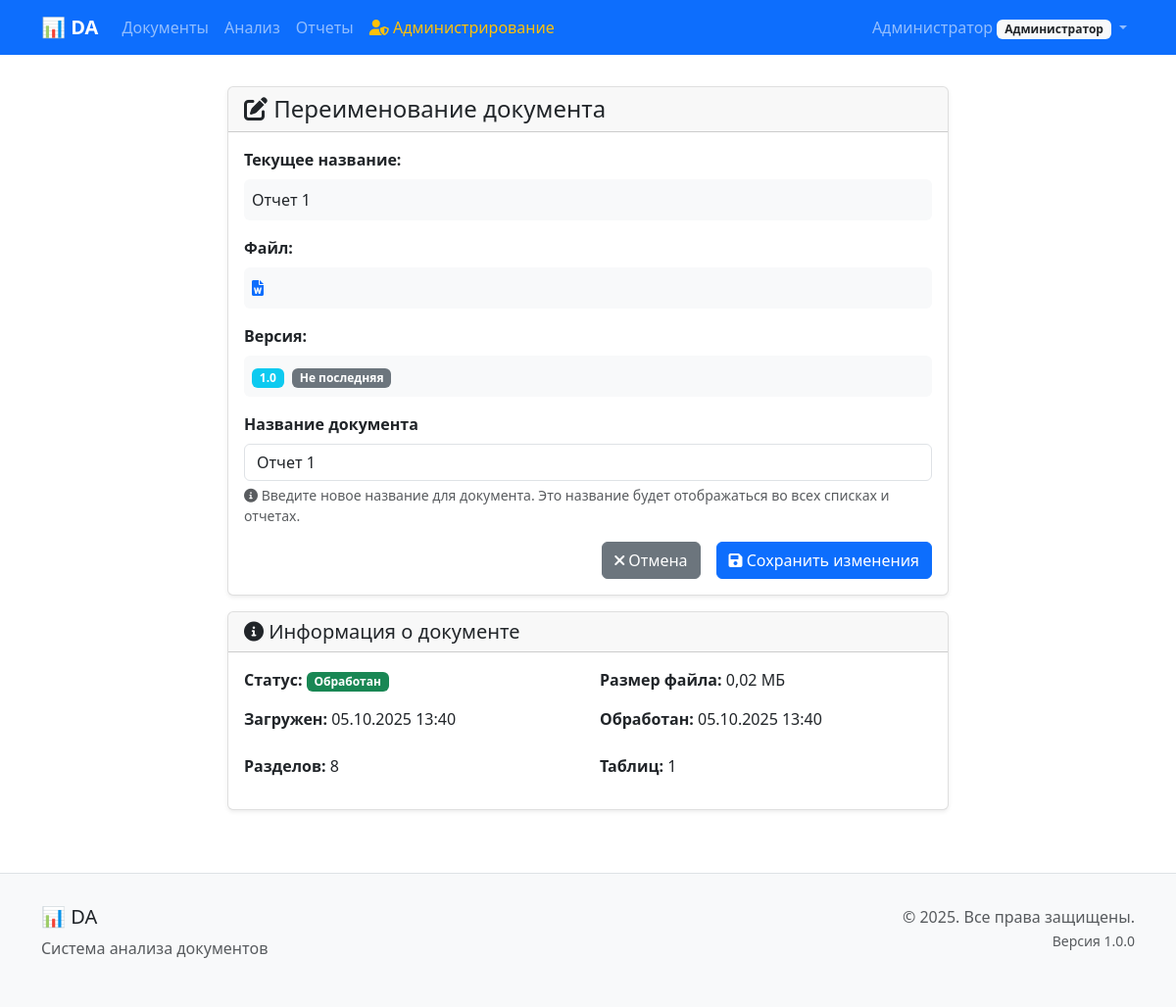
Before: /documents/93/rename/ (signed in) with the older database file.
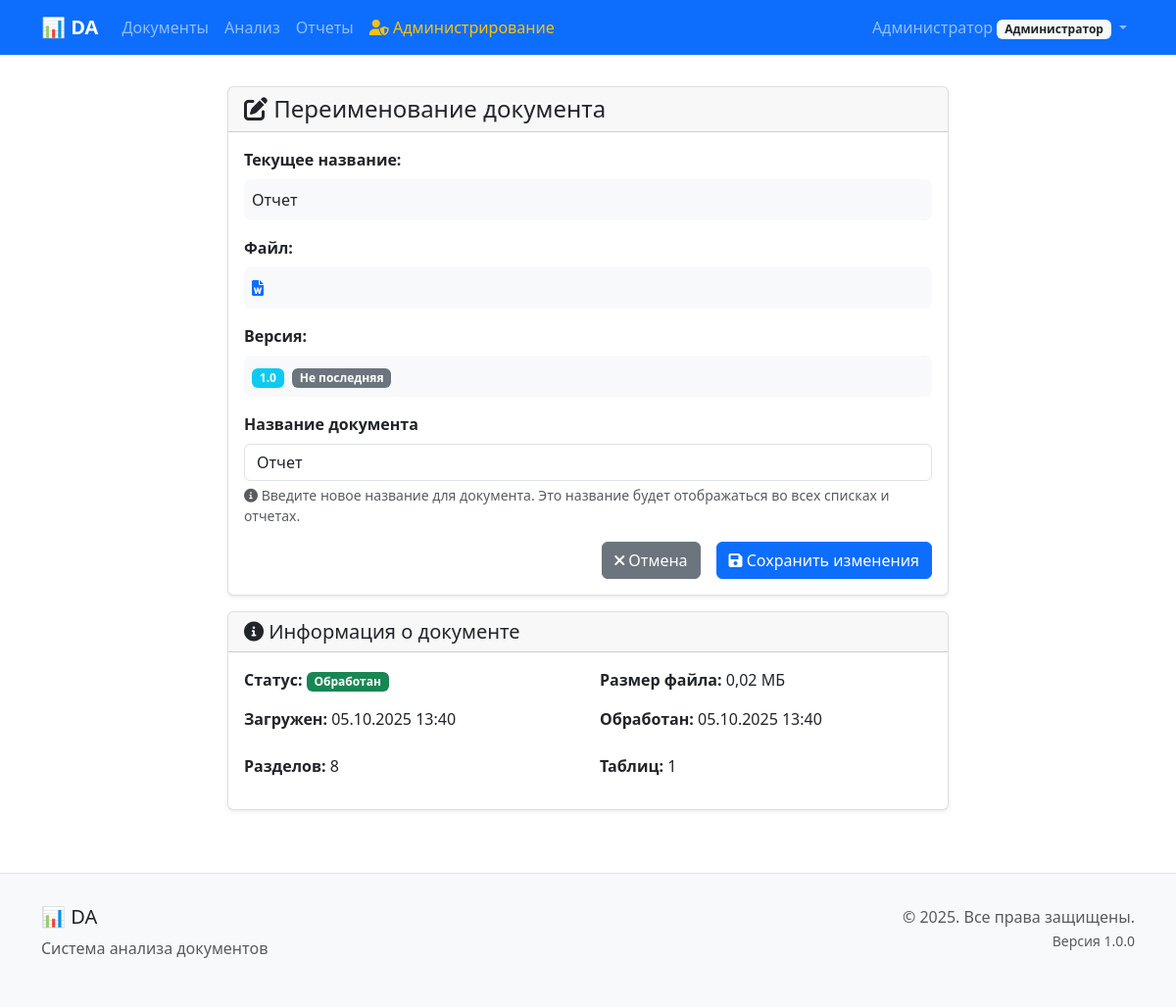
After: the same page with the newer database file.
### documents/models.py (models this page shows, shortened)
class Document(models.Model):
    STATUS_CHOICES = [
        ('uploaded', 'Загружен'),
        ('processing', 'Обрабатывается'),
        ('processed', 'Обработан'),
        ('error', 'Ошибка'),
    ]
    title = models.CharField(
        max_length=255,
        verbose_name='Название документа'
    )
    filename = models.CharField(
        max_length=255,
        verbose_name='Имя файла'
    )
    file = models.FileField(
        upload_to='documents/%Y/%m/%d/',
        validators=[FileExtensionValidator(allowed_extensions=['docx'])],
        verbose_name='Файл документа'
    )
    file_size = models.BigIntegerField(
        verbose_name='Размер файла (байт)'
    )
    checksum = models.CharField(
        max_length=64,
        verbose_name='Контрольная сумма'
    )
    version = models.CharField(
        max_length=50,
        default='1.0',
        verbose_name='Версия'
    )
    status = models.CharField(
        max_length=20,
        choices=STATUS_CHOICES,
        default='uploaded',
        verbose_name='Статус'
    )
    upload_date = models.DateTimeField(
        auto_now_add=True,
        verbose_name='Дата загрузки'
    )
    processed_date = models.DateTimeField(
        null=True,
        blank=True,
        verbose_name='Дата обработки'
    )
    processing_error = models.TextField(
        blank=True,
        verbose_name='Ошибка обработки'
    )
    user = models.ForeignKey(
        User,
        on_delete=models.CASCADE,
        related_name='documents',
        verbose_name='Пользователь'
    )
    parent_document = models.ForeignKey(
        'self',
        on_delete=models.CASCADE,
        null=True,
        blank=True,
        related_name='versions',
        verbose_name='Родительский документ'
    )
    is_latest_version = models.BooleanField(
        default=True,
        verbose_name='Последняя версия'
    )
    version_notes = models.TextField(
        blank=True,
        verbose_name='Заметки к версии'
    )
    content_text = models.TextField(
        blank=True,
        verbose_name='Текстовое содержимое'
    )
    content_structure = models.JSONField(
        default=dict,
        blank=True,
        verbose_name='Структура документа'
    )
    metadata = models.JSONField(
        default=dict,
        blank=True,
        verbose_name='Метаданные'
    )
    class Meta:
        verbose_name = 'Документ'
        verbose_name_plural = 'Документы'
        ordering = ['-upload_date']
    def get_file_size_mb(self):
        if self.file_size:
            return round(self.file_size / (1024 * 1024), 2)
        return 0
    def get_parsed_sections_count(self):
        return self.sections.count()
    def get_parsed_tables_count(self):
        return self.tables.count()
    def has_content(self):
        return bool(self.content_text and self.content_text.strip())

### documents/views.py (the view, shortened to what this page needs)
# urls.py: path('<int:pk>/rename/', views.DocumentRenameView.as_view(), name='rename'),
class DocumentRenameView(LoginRequiredMixin, View):
    def get(self, request, pk):
        document = get_object_or_404(Document, pk=pk, user=request.user)
        form = DocumentRenameForm(instance=document)
        return render(request, 'documents/document_rename.html', {
            'document': document,
            'form': form
        })

### documents/forms.py
class DocumentRenameForm(forms.ModelForm):
    class Meta:
        model = Document
        fields = ['title']
        widgets = {
            'title': forms.TextInput(attrs={
                'class': 'form-control',
                'placeholder': 'Введите новое название документа'
            })
        }
    def __init__(self, *args, **kwargs):
        super().__init__(*args, **kwargs)
        self.fields['title'].label = 'Название документа'
        self.fields['title'].required = True

### templates/documents/document_rename.html (shortened to what the changed rows need)
{% extends 'base/base.html' %}
{% block content %}
<div class="row justify-content-center">
    <div class="col-md-8">
        <div class="card">
            <div class="card-body">
                <div class="mb-3">
                    <label class="form-label"><strong>Текущее название:</strong></label>
                    <p class="form-control-plaintext bg-light p-2 rounded">{{ document.title }}</p>
                </div>
                {% if document.version %}
                <div class="mb-3">
                    <label class="form-label"><strong>Версия:</strong></label>
                    <p class="form-control-plaintext bg-light p-2 rounded">
                        <span class="badge bg-info">{{ document.version }}</span>
                        {% if document.is_latest_version %}
                            <span class="badge bg-success ms-1">Последняя</span>
                        {% else %}
                            <span class="badge bg-secondary ms-1">Не последняя</span>
                        {% endif %}
                    </p>
                </div>
                {% endif %}
                <form method="post">
                    <div class="mb-3">
                        <label for="{{ form.title.id_for_label }}" class="form-label">
                            <strong>{{ form.title.label }}</strong>
                        </label>
                        {{ form.title }}
                        <div class="form-text">
                            <i class="fas fa-info-circle"></i>
                            Введите новое название для документа. Это название будет отображаться во всех списках и отчетах.
                        </div>
                    </div>
                </form>
            </div>
        </div>
        <div class="card mt-3">
            <div class="card-body">
                <div class="row">
                    <div class="col-md-6">
                        <p><strong>Статус:</strong>
                            <span class="badge bg-{% if document.status == 'processed' %}success{% elif document.status == 'processing' %}warning{% elif document.status == 'error' %}danger{% else %}secondary{% endif %}">
                                {{ document.get_status_display }}
                            </span>
                        </p>
                        <p><strong>Загружен:</strong> {{ document.upload_date|date:"d.m.Y H:i" }}</p>
                    </div>
                    <div class="col-md-6">
                        <p><strong>Размер файла:</strong> {{ document.get_file_size_mb }} МБ</p>
                        {% if document.processed_date %}
                            <p><strong>Обработан:</strong> {{ document.processed_date|date:"d.m.Y H:i" }}</p>
                        {% endif %}
                    </div>
                </div>
                {% if document.has_content %}
                <div class="row mt-2">
                    <div class="col-md-6">
                        <p><strong>Разделов:</strong> {{ document.get_parsed_sections_count }}</p>
                    </div>
                    <div class="col-md-6">
                        <p><strong>Таблиц:</strong> {{ document.get_parsed_tables_count }}</p>
                    </div>
                </div>
                {% endif %}
            </div>
        </div>
    </div>
</div>
{% endblock %}

Changed rows visible on the page:
changed Document "Обработан": title "Отчет 1" → "Отчет"
